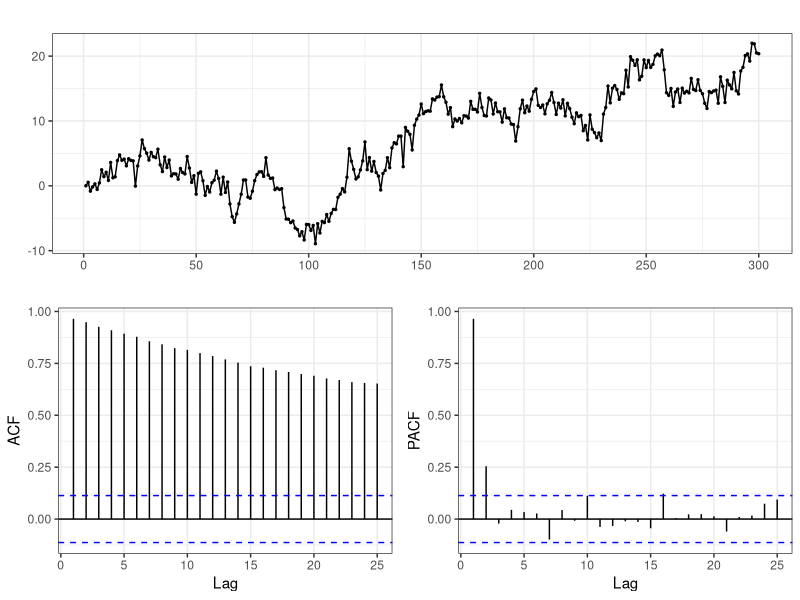
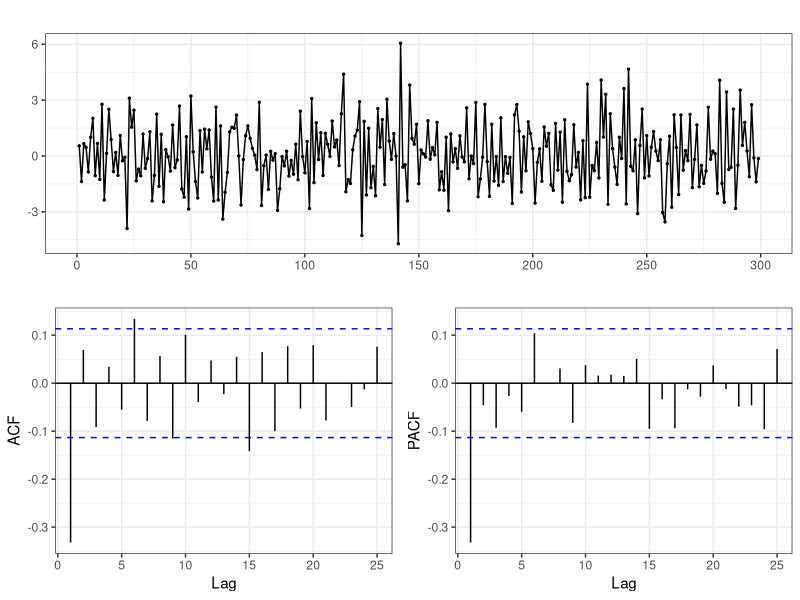
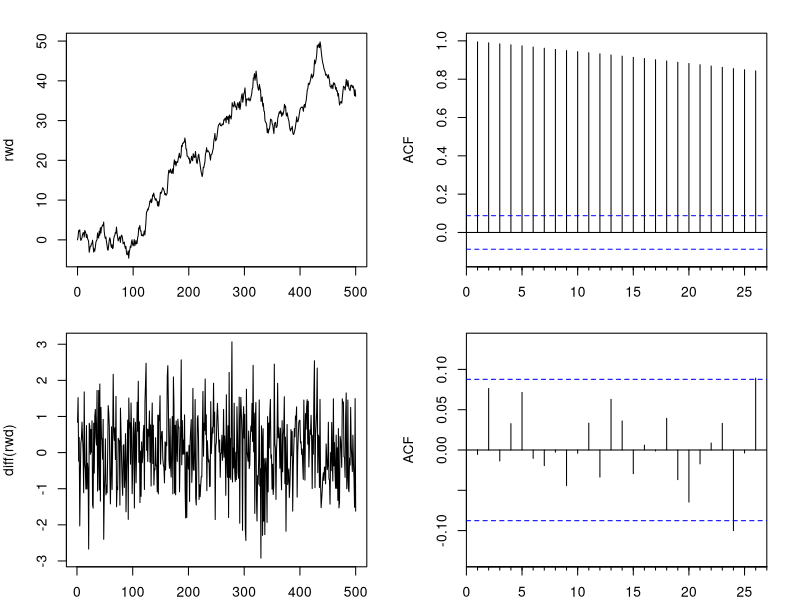
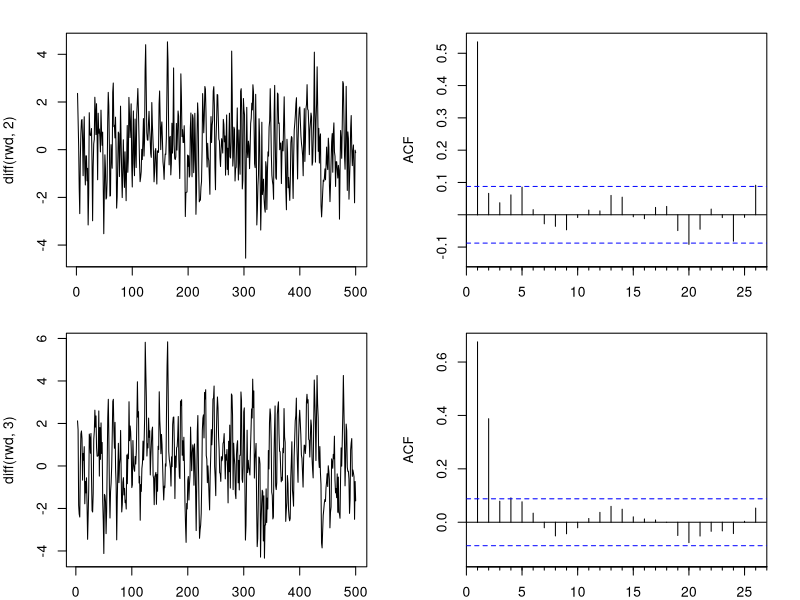
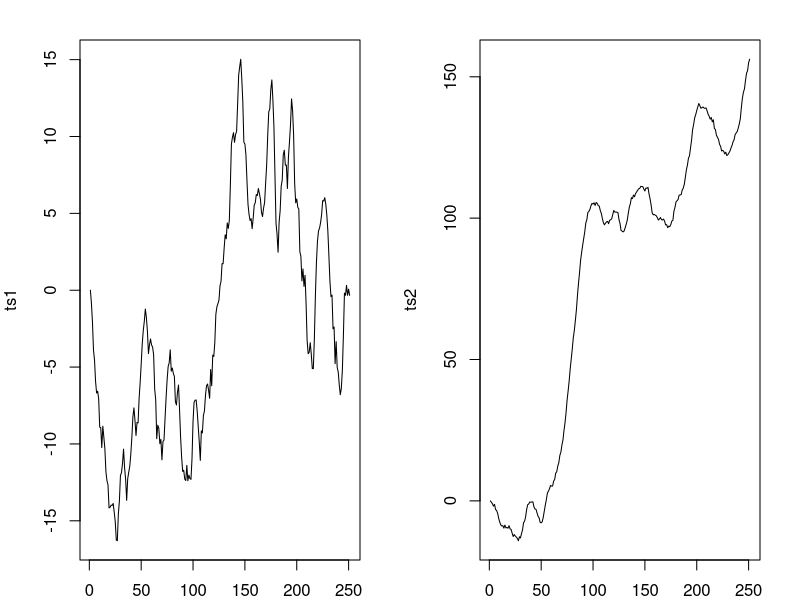
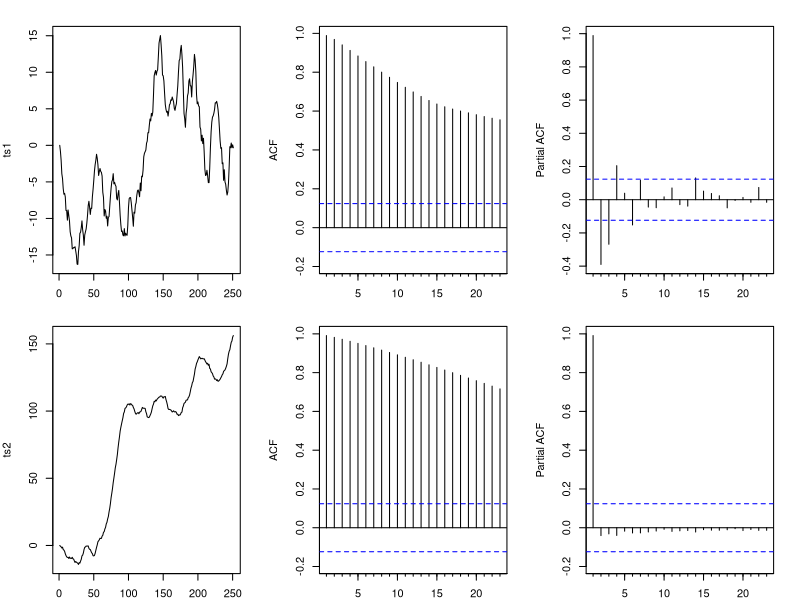
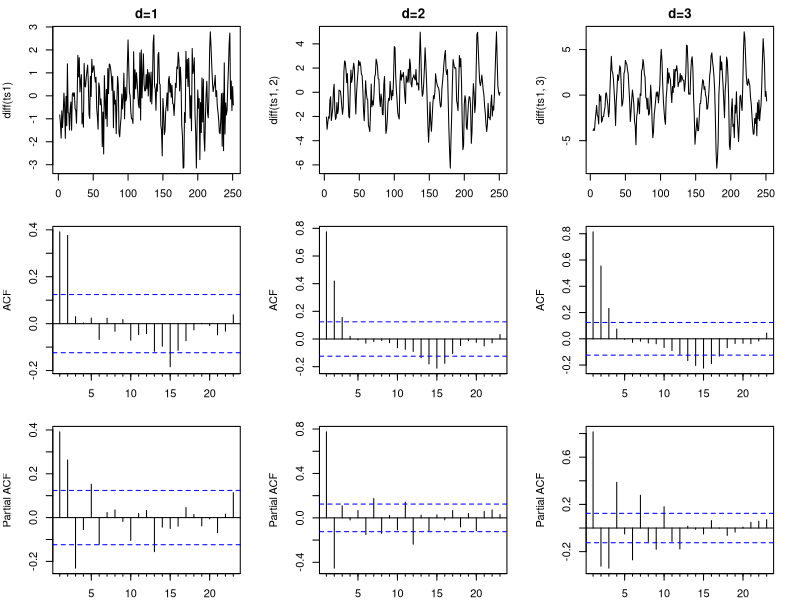
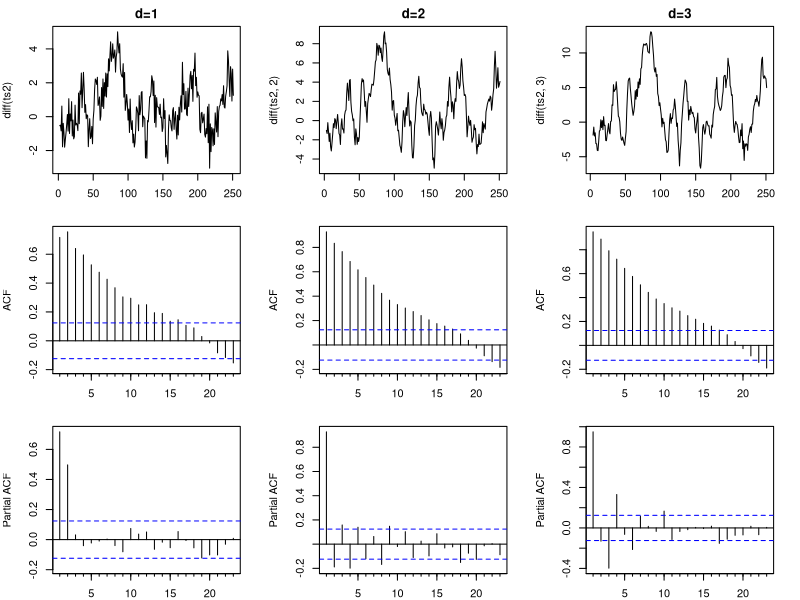

These charts were generated, in order, by the following R code: (Note: this script raises an error after producing the figures.)
## ---- chunk 1
library(tidyverse)
ggplot2::theme_set(ggplot2::theme_bw())
## ---- chunk 2
d = data_frame(
  w=rnorm(300,0,1),
  v=rnorm(300,0,1),
  mu = 0,
  y = 0
)

for(t in 2:300) {
  d$mu[t] = d$mu[t-1] + d$v[t]
  d$y[t] = d$mu[t] + d$w[t]
}

forecast::ggtsdisplay(d$y)
## ---- chunk 3
forecast::ggtsdisplay(diff(d$y))
## ---- chunk 4
rwd = arima.sim(n=500, model=list(order=c(0,1,0)), mean=0.1) 

# differenced once 
forecast::Arima(rwd, order = c(0,1,0), include.constant = TRUE)
## ---- chunk 5
par(mfrow=c(2,2), mar=c(2,4,2,2))
plot(rwd)
forecast::Acf(rwd, main="")

plot(diff(rwd))
forecast::Acf(diff(rwd), main="")
## ---- chunk 6
par(mfrow=c(2,2), mar=c(2,4,2,2))
plot(diff(rwd,2))
forecast::Acf(diff(rwd,2), main="")
plot(diff(rwd,3))
forecast::Acf(diff(rwd,3), main="")
## ---- chunk 7
ts1 = arima.sim(n=250, model=list(order=c(0,1,2), ma=c(0.4,0.5))) 
ts2 = arima.sim(n=250, model=list(order=c(2,1,0), ar=c(0.4,0.5))) 

par(mfrow=c(1,2), mar=c(2,4,2,2))
plot(ts1)
plot(ts2)
## ---- chunk 8
par(mfrow=c(2,3), mar=c(2,4,2,2))
plot(ts1)
forecast::Acf(ts1,main="")
forecast::Pacf(ts1,main="")

plot(ts2)
forecast::Acf(ts2,main="")
forecast::Pacf(ts2,main="")
## ---- chunk 9
par(mfrow=c(3,3), mar=c(2,4,2,2))

plot(diff(ts1), main="d=1")
plot(diff(ts1,2), main="d=2")
plot(diff(ts1,3), main="d=3")
forecast::Acf(diff(ts1), main="")
forecast::Acf(diff(ts1,2), main="")
forecast::Acf(diff(ts1,3), main="")
forecast::Pacf(diff(ts1), main="")
forecast::Pacf(diff(ts1,2), main="")
forecast::Pacf(diff(ts1,3), main="")
## ---- chunk 10
par(mfrow=c(3,3), mar=c(2,4,2,2))
plot(diff(ts2), main="d=1")
plot(diff(ts2,2), main="d=2")
plot(diff(ts2,3), main="d=3")
forecast::Acf(diff(ts2), main="")
forecast::Acf(diff(ts2,2), main="")
forecast::Acf(diff(ts2,3), main="")
forecast::Pacf(diff(ts2), main="")
forecast::Pacf(diff(ts2,2), main="")
forecast::Pacf(diff(ts2,3), main="")
## ---- chunk 11
forecast::auto.arima(ts1)
## ---- chunk 12
forecast::auto.arima(ts2)
## ---- chunk 13
data(elecequip, package = "fpp")
elec_sales = forecast::seasadj(stl(elecequip, s.window="periodic"))

forecast::tsdisplay(elec_sales, points=FALSE)
## ---- chunk 14
forecast::tsdisplay(diff(elec_sales, 1), points=FALSE)
## ---- chunk 15
forecast::tsdisplay(diff(elec_sales, 2), points=FALSE)
## ---- chunk 16
forecast::Arima(elec_sales, order = c(3,1,0))
## ---- chunk 17
forecast::Arima(elec_sales, order = c(3,1,0)) %>% 
  residuals() %>%
  forecast::tsdisplay(points=FALSE)
## ---- chunk 18
forecast::Arima(elec_sales, order = c(3,1,0))$aicc

forecast::Arima(elec_sales, order = c(3,1,1))$aicc

forecast::Arima(elec_sales, order = c(4,1,0))$aicc

forecast::Arima(elec_sales, order = c(2,1,0))$aicc

# auto-selection
forecast::auto.arima(elec_sales)
## ---- chunk 19
plot(elec_sales, lwd=2, main = "Fitted (red)", col=adjustcolor("black", alpha.f=0.75)) 
forecast::Arima(elec_sales, order = c(3,1,0)) %>% fitted() %>% 
  lines(col=adjustcolor('red',alpha.f=0.75),lwd=2)
## ---- chunk 20
# prediction interval 
forecast::Arima(elec_sales, order = c(3,1,0)) %>% 
  forecast::forecast() %>% 
  autoplot()
## ---- chunk 21
forecast::Arima(elec_sales, order = c(3,1,0)) %>% 
  forecast::forecast() %>% 
  autoplot() + xlim(2009,2014)
